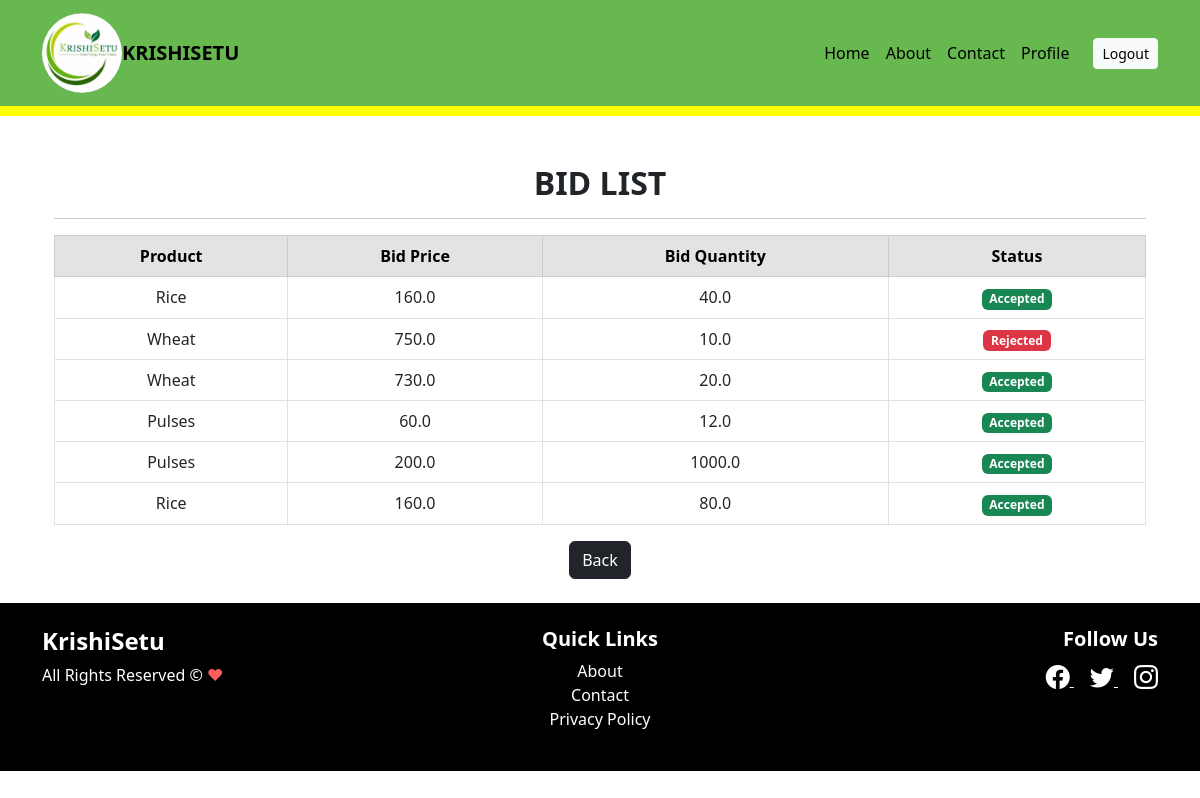
/retailer/bids/ (signed in), run on an earlier commit of the app's database.
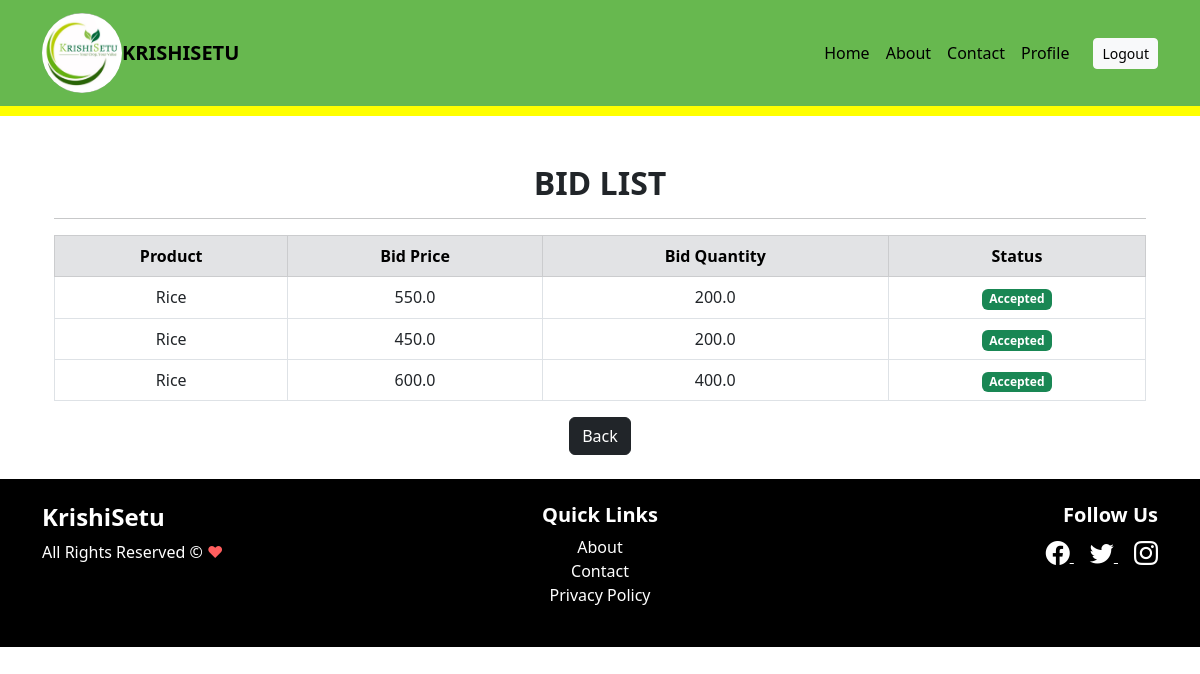
And on a later commit of the database.
### Retailer/models.py (models this page shows, shortened)
class Bid(models.Model):
    STATUS_CHOICES = [
        ('Pending', 'Pending'),
        ('Accepted', 'Accepted'),
        ('Rejected', 'Rejected'),
    ]
    retailer = models.ForeignKey(User, on_delete=models.CASCADE)  # The retailer who placed the bid
    product = models.ForeignKey(Product, on_delete=models.CASCADE)  # The product being bid on
    bid_price = models.FloatField()  # The price offered by the retailer
    bid_quantity = models.FloatField()  # The quantity retailer wants
    status = models.CharField(max_length=10, choices=STATUS_CHOICES, default='Pending')  # Status of the bid

### Farmer/models.py (models this page shows, shortened)
class Product(models.Model):
    COMMODITY_CHOICES = [
        ('Wheat', 'Wheat'),
        ('Rice', 'Rice'),
        ('Pulses', 'Pulses'),
    ]
    BASE_PRICE_DEFAULTS = {
        'Wheat': 25.00,
        'Rice': 30.00,
        'Pulses': 50.00,
    }
    farmer = models.ForeignKey(User, on_delete=models.CASCADE, default=1)
    commodity = models.CharField(max_length=100, choices=COMMODITY_CHOICES)
    quantity = models.FloatField()
    farmerprice = models.DecimalField(max_digits=10, decimal_places=2)
    baseprice = models.DecimalField(max_digits=10, decimal_places=2, null=True, blank=True)
    soldquantity = models.FloatField(default=0)
    product_photo = models.ImageField(upload_to='product_images/', null=True, blank=True)

### Retailer/views.py (the view)
# urls.py: path('bids/', retailer_bids, name='retailer_bids'),  # ✅ Show placed bids
@login_required
def retailer_bids(request):
    retailer_bids = Bid.objects.filter(retailer=request.user).select_related("product")
    return render(request, "retailer_bids.html", {"retailer_bids": retailer_bids})

### Retailer/templates/retailer_bids.html
{% extends 'base.html' %}
{% block content %}
<div class="container mt-5">
    <h2 class="text-center fw-bold">BID LIST</h2>
    <hr>
    <table class="table table-bordered mt-3 text-center">
        <thead class="thead-dark">
            <tr class="table-secondary">
                <th>Product</th>
                <th>Bid Price</th>
                <th>Bid Quantity</th>
                <th>Status</th>
            </tr>
        </thead>
        <tbody>
            {% for bid in retailer_bids %}
            <tr>
                <td>{{ bid.product.commodity }}</td>
                <td>{{ bid.bid_price }}</td>
                <td>{{ bid.bid_quantity }}</td>
                <td>
                    {% if bid.status == "Accepted" %}
                        <span class="badge bg-success">Accepted</span>
                    {% elif bid.status == "Rejected" %}
                        <span class="badge bg-danger">Rejected</span>
                    {% else %}
                        <span class="badge bg-warning text-dark">Pending</span>
                    {% endif %}
                </td>
            </tr>
            {% empty %}
            <tr>
                <td colspan="4" class="text-center">No bids placed yet.</td>
            </tr>
            {% endfor %}
        </tbody>
    </table>
    <div class="text-center mt-3">
        <a href="{% url 'retailer_dashboard' %}" class="btn btn-dark">Back</a>
    </div>
</div>
{% endblock %}

What changed in the data, as far as the page shows it:
removed Bid: product.commodity "Rice", bid_price "160.0", bid_quantity "40.0", status "Accepted"
removed Bid: product.commodity "Wheat", bid_price "750.0", bid_quantity "10.0", status "Rejected"
removed Bid: product.commodity "Wheat", bid_price "730.0", bid_quantity "20.0", status "Accepted"
removed Bid: product.commodity "Pulses", bid_price "60.0", bid_quantity "12.0", status "Accepted"
removed Bid: product.commodity "Pulses", bid_price "200.0", bid_quantity "1000.0", status "Accepted"
removed Bid: product.commodity "Rice", bid_price "160.0", bid_quantity "80.0", status "Accepted"
added Bid: product.commodity "Rice", bid_price "550.0", bid_quantity "200.0", status "Accepted"
added Bid: product.commodity "Rice", bid_price "450.0", bid_quantity "200.0", status "Accepted"
added Bid: product.commodity "Rice", bid_price "600.0", bid_quantity "400.0", status "Accepted"
